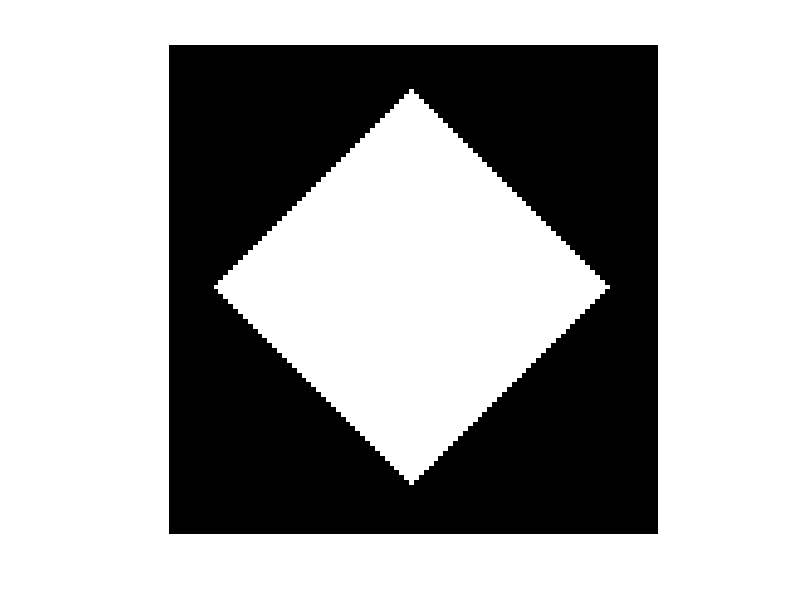

The MATLAB source for this figure:
A=zeros(100,100);

[Row,Col]=size(A);
Cx=50;
Cy=50;
Radius=40;
for i=1:1:Row
    for j=1:1:Col
        val1=Cx-i;
        if(val1<=0)
            val1=val1*(-1)
        end
        val2=Cy-j;
        if(val2<=0)
            val2=val2*(-1)
        end
        if((val1+val2)<=Radius)
            A(i,j)=255;
        end
    end
end
imshow(A);